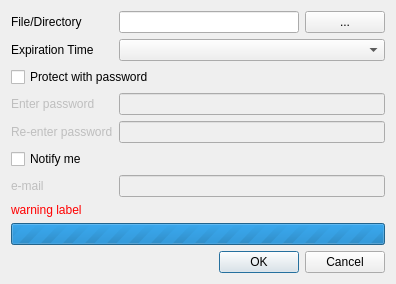
<?xml version="1.0" encoding="UTF-8"?>
<ui version="4.0">
 <class>ShareFileDialog</class>
 <widget class="QDialog" name="ShareFileDialog">
  <property name="geometry">
   <rect>
    <x>0</x>
    <y>0</y>
    <width>396</width>
    <height>267</height>
   </rect>
  </property>
  <property name="windowTitle">
   <string>Share file</string>
  </property>
  <layout class="QGridLayout" name="gridLayout">
   <item row="5" column="0" colspan="3">
    <widget class="QCheckBox" name="notifyCheckBox">
     <property name="text">
      <string>Notify me</string>
     </property>
    </widget>
   </item>
   <item row="7" column="0" colspan="3">
    <widget class="QLabel" name="warningLabel">
     <property name="palette">
      <palette>
       <active>
        <colorrole role="WindowText">
         <brush brushstyle="SolidPattern">
          <color alpha="255">
           <red>255</red>
           <green>0</green>
           <blue>0</blue>
          </color>
         </brush>
        </colorrole>
       </active>
       <inactive>
        <colorrole role="WindowText">
         <brush brushstyle="SolidPattern">
          <color alpha="255">
           <red>255</red>
           <green>0</green>
           <blue>0</blue>
          </color>
         </brush>
        </colorrole>
       </inactive>
       <disabled>
        <colorrole role="WindowText">
         <brush brushstyle="SolidPattern">
          <color alpha="255">
           <red>190</red>
           <green>190</green>
           <blue>190</blue>
          </color>
         </brush>
        </colorrole>
       </disabled>
      </palette>
     </property>
     <property name="text">
      <string notr="true">warning label</string>
     </property>
    </widget>
   </item>
   <item row="6" column="0">
    <widget class="QLabel" name="emailLabel">
     <property name="enabled">
      <bool>false</bool>
     </property>
     <property name="text">
      <string>e-mail</string>
     </property>
    </widget>
   </item>
   <item row="1" column="0">
    <widget class="QLabel" name="label_3">
     <property name="text">
      <string>Expiration Time</string>
     </property>
    </widget>
   </item>
   <item row="8" column="0">
    <spacer name="verticalSpacer">
     <property name="orientation">
      <enum>Qt::Vertical</enum>
     </property>
     <property name="sizeHint" stdset="0">
      <size>
       <width>20</width>
       <height>40</height>
      </size>
     </property>
    </spacer>
   </item>
   <item row="6" column="1" colspan="2">
    <widget class="QLineEdit" name="email">
     <property name="enabled">
      <bool>false</bool>
     </property>
    </widget>
   </item>
   <item row="3" column="1" colspan="2">
    <widget class="QLineEdit" name="password1">
     <property name="enabled">
      <bool>false</bool>
     </property>
     <property name="echoMode">
      <enum>QLineEdit::Password</enum>
     </property>
    </widget>
   </item>
   <item row="0" column="2">
    <widget class="QPushButton" name="browseButton">
     <property name="text">
      <string notr="true">...</string>
     </property>
    </widget>
   </item>
   <item row="0" column="0">
    <widget class="QLabel" name="label_2">
     <property name="text">
      <string>File/Directory</string>
     </property>
    </widget>
   </item>
   <item row="2" column="0" colspan="3">
    <widget class="QCheckBox" name="passwordCheckBox">
     <property name="text">
      <string>Protect with password</string>
     </property>
    </widget>
   </item>
   <item row="10" column="0" colspan="3">
    <widget class="QDialogButtonBox" name="buttonBox">
     <property name="orientation">
      <enum>Qt::Horizontal</enum>
     </property>
     <property name="standardButtons">
      <set>QDialogButtonBox::Cancel|QDialogButtonBox::Ok</set>
     </property>
    </widget>
   </item>
   <item row="1" column="1" colspan="2">
    <widget class="QComboBox" name="expireTimeList"/>
   </item>
   <item row="0" column="1">
    <widget class="QLineEdit" name="filename">
     <property name="palette">
      <palette>
       <active>
        <colorrole role="WindowText">
         <brush brushstyle="SolidPattern">
          <color alpha="255">
           <red>0</red>
           <green>0</green>
           <blue>0</blue>
          </color>
         </brush>
        </colorrole>
        <colorrole role="Text">
         <brush brushstyle="SolidPattern">
          <color alpha="255">
           <red>0</red>
           <green>0</green>
           <blue>0</blue>
          </color>
         </brush>
        </colorrole>
        <colorrole role="ButtonText">
         <brush brushstyle="SolidPattern">
          <color alpha="255">
           <red>0</red>
           <green>0</green>
           <blue>0</blue>
          </color>
         </brush>
        </colorrole>
        <colorrole role="Base">
         <brush brushstyle="SolidPattern">
          <color alpha="255">
           <red>255</red>
           <green>255</green>
           <blue>255</blue>
          </color>
         </brush>
        </colorrole>
       </active>
       <inactive>
        <colorrole role="WindowText">
         <brush brushstyle="SolidPattern">
          <color alpha="255">
           <red>0</red>
           <green>0</green>
           <blue>0</blue>
          </color>
         </brush>
        </colorrole>
        <colorrole role="Text">
         <brush brushstyle="SolidPattern">
          <color alpha="255">
           <red>0</red>
           <green>0</green>
           <blue>0</blue>
          </color>
         </brush>
        </colorrole>
        <colorrole role="ButtonText">
         <brush brushstyle="SolidPattern">
          <color alpha="255">
           <red>0</red>
           <green>0</green>
           <blue>0</blue>
          </color>
         </brush>
        </colorrole>
        <colorrole role="Base">
         <brush brushstyle="SolidPattern">
          <color alpha="255">
           <red>255</red>
           <green>255</green>
           <blue>255</blue>
          </color>
         </brush>
        </colorrole>
       </inactive>
       <disabled>
        <colorrole role="WindowText">
         <brush brushstyle="SolidPattern">
          <color alpha="255">
           <red>115</red>
           <green>115</green>
           <blue>115</blue>
          </color>
         </brush>
        </colorrole>
        <colorrole role="Text">
         <brush brushstyle="SolidPattern">
          <color alpha="255">
           <red>115</red>
           <green>115</green>
           <blue>115</blue>
          </color>
         </brush>
        </colorrole>
        <colorrole role="ButtonText">
         <brush brushstyle="SolidPattern">
          <color alpha="255">
           <red>115</red>
           <green>115</green>
           <blue>115</blue>
          </color>
         </brush>
        </colorrole>
        <colorrole role="Base">
         <brush brushstyle="SolidPattern">
          <color alpha="255">
           <red>255</red>
           <green>255</green>
           <blue>255</blue>
          </color>
         </brush>
        </colorrole>
       </disabled>
      </palette>
     </property>
     <property name="text">
      <string notr="true"/>
     </property>
    </widget>
   </item>
   <item row="4" column="0">
    <widget class="QLabel" name="password2Label">
     <property name="enabled">
      <bool>false</bool>
     </property>
     <property name="text">
      <string>Re-enter password</string>
     </property>
    </widget>
   </item>
   <item row="4" column="1" colspan="2">
    <widget class="QLineEdit" name="password2">
     <property name="enabled">
      <bool>false</bool>
     </property>
     <property name="echoMode">
      <enum>QLineEdit::Password</enum>
     </property>
    </widget>
   </item>
   <item row="3" column="0">
    <widget class="QLabel" name="password1Label">
     <property name="enabled">
      <bool>false</bool>
     </property>
     <property name="text">
      <string>Enter password</string>
     </property>
    </widget>
   </item>
   <item row="9" column="0" colspan="3">
    <widget class="QProgressBar" name="progressBar">
     <property name="maximum">
      <number>0</number>
     </property>
     <property name="value">
      <number>-1</number>
     </property>
     <property name="textVisible">
      <bool>false</bool>
     </property>
     <property name="orientation">
      <enum>Qt::Horizontal</enum>
     </property>
     <property name="invertedAppearance">
      <bool>false</bool>
     </property>
    </widget>
   </item>
  </layout>
 </widget>
 <tabstops>
  <tabstop>filename</tabstop>
  <tabstop>browseButton</tabstop>
  <tabstop>expireTimeList</tabstop>
  <tabstop>passwordCheckBox</tabstop>
  <tabstop>password1</tabstop>
  <tabstop>password2</tabstop>
 </tabstops>
 <resources/>
 <connections>
  <connection>
   <sender>buttonBox</sender>
   <signal>accepted()</signal>
   <receiver>ShareFileDialog</receiver>
   <slot>accept()</slot>
   <hints>
    <hint type="sourcelabel">
     <x>257</x>
     <y>201</y>
    </hint>
    <hint type="destinationlabel">
     <x>157</x>
     <y>274</y>
    </hint>
   </hints>
  </connection>
  <connection>
   <sender>buttonBox</sender>
   <signal>rejected()</signal>
   <receiver>ShareFileDialog</receiver>
   <slot>reject()</slot>
   <hints>
    <hint type="sourcelabel">
     <x>325</x>
     <y>201</y>
    </hint>
    <hint type="destinationlabel">
     <x>286</x>
     <y>274</y>
    </hint>
   </hints>
  </connection>
 </connections>
</ui>
